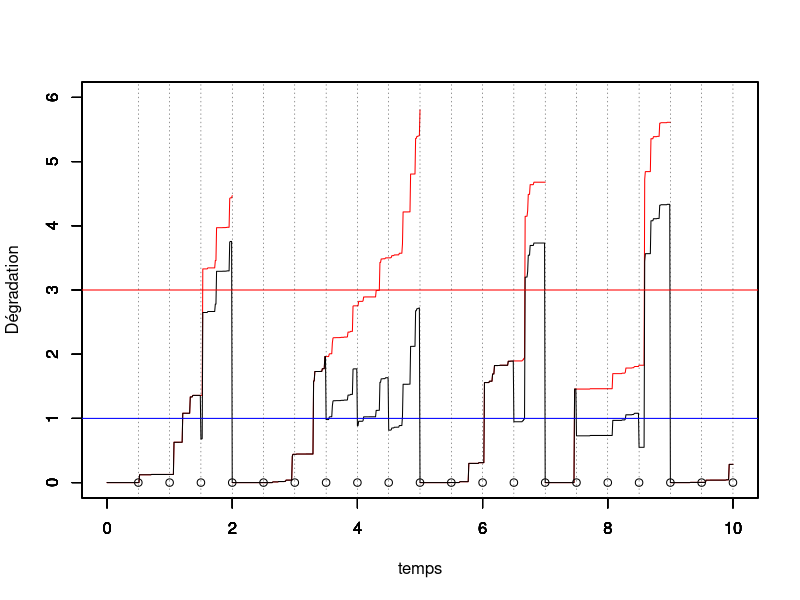

The R source for this figure:
rm(list=ls())
library(ggplot2)
library(tidyverse)

##################
##################
### PARAMETRES ###
##################
##################

set.seed(123)

tau <- 0.5 # intervalle inter-inspection
rho <- 0.5 # parametre ARDinf
L <- 1 # seuil pour MP
M <- 3 # seuil pout MC
tps.final <- 10 # fenêtre d'observation du processus

# Simulation d'un processus gamma jusqu'au temps final
pas <- 0.01 # pas de temps pour simuler le processus

alpha <- 0.8 # paramètre de forme de Gamma a = alpha (t)^beta
beta <- 2 # paramètre de forme  de Gamma
b <- 1   # paramètre d'échelle du Gamma
temps <- seq(from = 0,to = tps.final,by = pas)

id.newcycle <- FALSE # Initialisation du nb de cycle de renouvellement


n <- length(temps)

nb.inspections<- floor(tps.final/tau) # nombre d'inspections max pendant la fenêtre d'observation.
obs <- numeric(nb.inspections) # données observées (pendant les inspections)

##############################
##############################
### SIMULATION DES DONNEES ###
##############################
##############################

j <- 1 # indicateur prochaine inspection
j.newcycle <- 0 # identifier le j où nouveau cycle
nb.cycles <- 1 # compteur de cycles

x <- matrix(nrow=nb.inspections,ncol = n) # processus Gamma simulé, nb.lignes = nb.cycles
x[nb.cycles,1] <- 0     # initialisation du processus Gamma = 0 à t=0
for(i in 2:n){
  x[nb.cycles,i] <- x[nb.cycles,i-1] + rgamma(1,scale = b, shape = alpha*(temps[i]^beta-temps[i-1]^beta))
}
y <- numeric(n) # processus Gamma maintenu
y[1] <- 0

while (j<=nb.inspections) {
  # boucle sur un cycle de renouvellement
  if (id.newcycle){
    # on resimule un x depuis 0
    x[nb.cycles,1]  <- 0     # initialisation du processus Gamma = 0 à t=0
    for(i in 2:n){
      x[nb.cycles,i]  <- x[nb.cycles,i-1] + rgamma(1,scale = b, shape = alpha*(temps[i]^beta-temps[i-1]^beta))
    }
    id.newcycle <- FALSE
  }
  
  y[((j-1)*tau/pas+2):(j*(tau/pas)+1)] <- y[(j-1)*tau/pas+1]+ x[nb.cycles,((j-j.newcycle-1)*tau/pas+2):((j-j.newcycle)*(tau/pas)+1)]- x[nb.cycles,(j-j.newcycle-1)*tau/pas+1]
  
  obs[j] <- y[j*tau/pas+1] # état dégradation à l'inspection (t_j^-)
  
  if (obs[j] < L) {
    print("no action")
  } else {
    if (obs[j]<M) {
      # on écrase (ARD infini)
      y[j*tau/pas+1] <- (1-rho)*y[j*tau/pas+1] 
    } else {
      y[j*tau/pas+1]<-0
      id.newcycle <- TRUE
      j.newcycle <- j
      nb.cycles <- nb.cycles+1
    }
  }
  j <- j+1
}

##################
##################
### GRAPHIQUES ###  
##################
##################

DeltaImperf <- ((L <= obs) & (obs < M))
DeltaPerf <- (obs >= M)

temps.cycle<-c(0,tau*which(obs>M),tps.final)
indice.temps.cycle <- c(1,tau/pas*(which(obs>M))+1,length(temps))


for (k in 1:nb.cycles){
  plot(temps[indice.temps.cycle[k]:indice.temps.cycle[k+1]],x[k,1:(indice.temps.cycle[k+1]-indice.temps.cycle[k]+1)],col="red",type="l",ylim = c(0,2*M),xlim = c(0,tps.final),xlab="",ylab="")
  par(new=T)
}

plot(temps,y,type="l",ylim=c(0,2*M),xlim = c(0,tps.final),ylab="",xlab="")


par(new=T)
plot(tau*(1:nb.inspections),numeric(length = nb.inspections),ylim=c(0,2*M),type="p",xlim = c(0,tps.final),xlab = "temps",ylab="Dégradation")
abline(h=L,col="blue")
abline(h=M,col="red")
abline(v=tau*(1:nb.inspections), lty =3, col = grey(0.1), lwd = 0.45)


##################
##################
### ESTIMATION ###
##################
##################

obs <- c(0,obs)
Obs <- list()

idx <- which(DeltaPerf)
idx.start <- c(0,idx)
idx.end <- c(idx,nb.inspections)

for (i in 1:nb.cycles) {
  nb <- idx.end[i] - idx.start[i] +1
  aux_tps <- tau*(0:(idx.end[i] - idx.start[i]))
  aux_obs <- obs[1 + idx.start[i]:idx.end[i]]
  aux_obs[1] <- 0
  action <- vector(mode = "logical", length = nb)
  action[aux_obs >= L] <- TRUE 
  action[nb] <- FALSE
  Obs[[i]] <- data.frame(aux_tps, aux_obs, action)
  colnames(Obs[[i]]) <- c("tps", "obs", "action")
}
if (nrow(Obs[[nb.cycles]])==1) {
  Obs <- Obs[-nb.cycles]
  nb.cycles <- nb.cycles - 1
}

AccrObs <- data.frame()
for (i in 1:nb.cycles) {
  nb <- nrow(Obs[[i]])
  tps1 <- Obs[[i]]$tps[1:(nb-1)]
  tps2 <- Obs[[i]]$tps[2:nb]
  accr <- vector(mode = "numeric", length = nb-1)
  for (j in 2:nb) {
    if (!Obs[[i]]$action[j]) {
      accr[j-1] <- Obs[[i]]$obs[j] - Obs[[i]]$obs[j-1]
    } else {
      accr[j-1] <- Obs[[i]]$obs[j] - (1-rho)*Obs[[i]]$obs[j-1]
    }
  }
  aux <- data.frame(tps1, tps2, accr)
  AccrObs <- rbind(AccrObs, aux)
}

Log.Lik <- function(parms) {
  # Parameters
  alpha <- parms[1]
  beta <- parms[2]
  b <- parms[3]
  rho <- parms[4]
  # Pseudo-observations
  AccrObs <- data.frame()
  for (i in 1:nb.cycles) {
    nb <- nrow(Obs[[i]])
    tps1 <- Obs[[i]]$tps[1:(nb-1)]
    tps2 <- Obs[[i]]$tps[2:nb]
    accr <- vector(mode = "numeric", length = nb-1)
    for (j in 2:nb) {
      if (!Obs[[i]]$action[j-1]) {
        accr[j-1] <- Obs[[i]]$obs[j] - Obs[[i]]$obs[j-1]
      } else {
        accr[j-1] <- Obs[[i]]$obs[j] - (1-rho)*Obs[[i]]$obs[j-1]
      }
    }
    aux <- data.frame(tps1, tps2, accr)
    AccrObs <- rbind(AccrObs, aux)
  }
  # Computation of the likelihood
  nb.acc <- nrow(AccrObs)
  res <- vector(mode = "numeric", length = nb.acc)
  for (i in 1:nb.acc) {
    res[i] <- dgamma(x = AccrObs$accr[i], shape = alpha*AccrObs$tps2[i]^beta - alpha*AccrObs$tps1[i]^beta, scale = b, log = TRUE)
  }
  return(-sum(res))
}


Eff <- NULL
for (i in 1:nb.cycles) {
  idx <- which(Obs[[i]]$action)
  if (length(idx)>0) {
    for (j in idx) {
      Eff <- c(Eff, (Obs[[i]]$obs[j] - Obs[[i]]$obs[j+1])/Obs[[i]]$obs[j])
    }    
  }
}
rho.guess <- max(0,max(Eff))

parms <- c(alpha, beta, b, rho)
parms <- c(alpha, 1, b, rho.guess)
# optim(par = parms, fn = Log.Lik, method = "SANN")
# optim(par = parms, fn = Log.Lik, method = "L-BFGS-B", lower = rep(1e-1, 4), upper = c(2,2,2,1))
